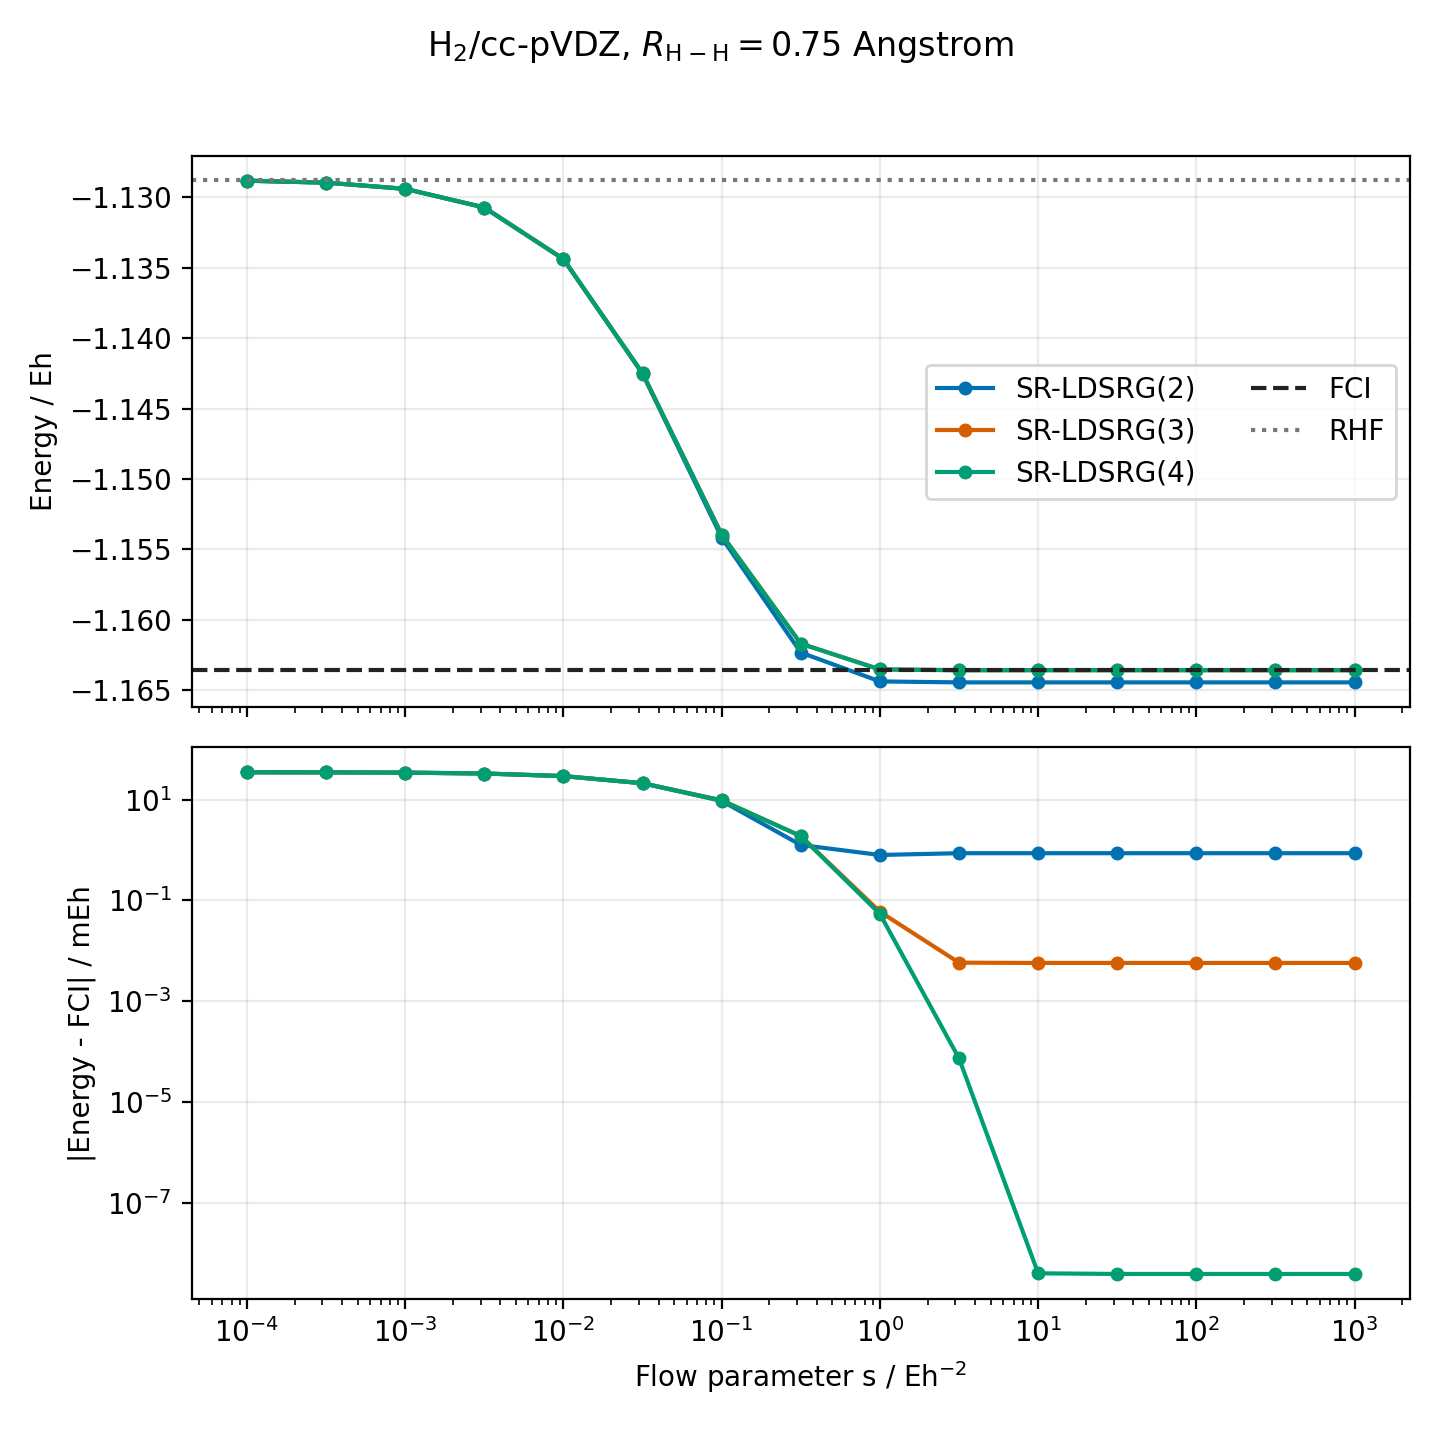

Generate this figure with Python:
"""Sweep the SR-LDSRG(n) flow parameter for H2/cc-pVDZ."""

from __future__ import annotations

import argparse
import json
import os
import tempfile
import time
from pathlib import Path

os.environ.setdefault(
    "MPLCONFIGDIR", str(Path(tempfile.gettempdir()) / "forte2-matplotlib")
)
os.environ.setdefault(
    "XDG_CACHE_HOME", str(Path(tempfile.gettempdir()) / "forte2-cache")
)

import matplotlib

matplotlib.use("Agg")
import matplotlib.pyplot as plt

try:
    from experiments import dsrg_hchain_benchmark as benchmark
except ModuleNotFoundError:
    import dsrg_hchain_benchmark as benchmark


BASIS = "cc-pVDZ"
BOND_LENGTH = 0.75
DEFAULT_EXPONENTS = tuple(-4.0 + 0.5 * index for index in range(15))
DEFAULT_RANKS = (2, 3, 4)


def now_s() -> str:
    return time.strftime("%Y-%m-%d %H:%M:%S")


def initialize_results(args) -> dict:
    return {
        "metadata": {
            "created_at": now_s(),
            "updated_at": now_s(),
            "system": "H2",
            "bond_length_angstrom": args.bond_length,
            "geometry": f"H 0 0 0; H 0 0 {args.bond_length} Angstrom",
            "basis": BASIS,
            "method": "determinant-normal-ordered SR-LDSRG(n)",
            "ranks": list(args.ranks),
            "flow_exponents": list(args.exponents),
            "flow_values": [10.0**exponent for exponent in args.exponents],
            "e_tol": args.e_tol,
            "r_tol": args.r_tol,
            "max_iter": args.max_iter,
            "case_timeout_s": args.case_timeout,
            "diis": {
                "enabled": not args.no_diis,
                "start": args.diis_start,
                "nvec": args.diis_nvec,
                "min": args.diis_min,
            },
        },
        "cases": [],
    }


def load_results(path: Path, args) -> dict:
    if not path.exists():
        return initialize_results(args)
    results = json.loads(path.read_text())
    metadata = results.get("metadata", {})
    if metadata.get("basis") != BASIS or metadata.get("system") != "H2":
        raise ValueError(f"{path} contains results for a different system")
    stored_bond_length = metadata.get("bond_length_angstrom", BOND_LENGTH)
    if abs(stored_bond_length - args.bond_length) > 1.0e-12:
        raise ValueError(
            f"{path} contains results for bond length {stored_bond_length} Angstrom"
        )
    return results


def save_results(path: Path, results: dict) -> None:
    path.parent.mkdir(parents=True, exist_ok=True)
    temporary = path.with_suffix(path.suffix + ".tmp")
    temporary.write_text(json.dumps(results, indent=2, sort_keys=True) + "\n")
    temporary.replace(path)


def case_key(row: dict) -> tuple[int | None, float | None]:
    return row.get("rank"), row.get("flow_exponent")


def run_sweep(args) -> dict:
    output = Path(args.output)
    results = load_results(output, args)
    completed = {
        case_key(row)
        for row in results["cases"]
        if row.get("status") == "ok" and not args.rerun
    }

    benchmark.BASIS = BASIS
    for rank in args.ranks:
        for exponent in args.exponents:
            key = (rank, exponent)
            if key in completed:
                print(f"SKIP SR-LDSRG({rank}) N={exponent:+.1f}", flush=True)
                continue

            flow_param = 10.0**exponent
            print(
                f"START {now_s()} SR-LDSRG({rank}) "
                f"N={exponent:+.1f} s={flow_param:.8g}",
                flush=True,
            )
            case_args = (
                2,
                args.bond_length,
                rank,
                flow_param,
                args.e_tol,
                args.r_tol,
                args.max_iter,
                not args.no_diis,
                args.diis_start,
                args.diis_nvec,
                args.diis_min,
            )
            row = benchmark.run_case_with_timeout(case_args, args.case_timeout)
            row["flow_exponent"] = exponent
            row["completed_at"] = now_s()
            results["cases"] = [
                old_row for old_row in results["cases"] if case_key(old_row) != key
            ]
            results["cases"].append(row)
            results["metadata"]["updated_at"] = now_s()
            save_results(output, results)

            energy = row.get("dsrg_energy")
            energy_text = "n/a" if energy is None else f"{energy:.15f}"
            print(
                f"DONE status={row['status']} E={energy_text} "
                f"iterations={row.get('iterations', 'n/a')} "
                f"solve_s={row.get('solve_s', row.get('elapsed_s', 0.0)):.2f}",
                flush=True,
            )
    return results


def plot_results(results: dict, path: Path) -> None:
    successful = [row for row in results["cases"] if row.get("status") == "ok"]
    if not successful:
        raise RuntimeError("No converged results are available to plot")

    references = successful[0]
    rhf_energy = references["rhf_energy"]
    fci_energy = references["fci"]["energy"]
    colors = {2: "#0072B2", 3: "#D55E00", 4: "#009E73"}

    figure, (energy_axis, error_axis) = plt.subplots(
        2, 1, figsize=(7.2, 7.2), sharex=True
    )
    for rank in sorted({row["rank"] for row in successful}):
        rows = sorted(
            (row for row in successful if row["rank"] == rank),
            key=lambda row: row["flow_param"],
        )
        flow_values = [row["flow_param"] for row in rows]
        energies = [row["dsrg_energy"] for row in rows]
        label = f"SR-LDSRG({rank})"
        color = colors.get(rank)
        energy_axis.plot(
            flow_values, energies, marker="o", markersize=4, label=label, color=color
        )
        error_axis.plot(
            flow_values,
            [abs(energy - fci_energy) * 1000.0 for energy in energies],
            marker="o",
            markersize=4,
            label=label,
            color=color,
        )

    energy_axis.axhline(fci_energy, color="#222222", linestyle="--", label="FCI")
    energy_axis.axhline(rhf_energy, color="#777777", linestyle=":", label="RHF")
    energy_axis.set_ylabel("Energy / Eh")
    error_axis.set_ylabel("|Energy - FCI| / mEh")
    error_axis.set_xlabel("Flow parameter s / Eh$^{-2}$")
    error_axis.set_xscale("log")
    error_axis.set_yscale("log")
    energy_axis.grid(True, alpha=0.25)
    error_axis.grid(True, alpha=0.25)
    energy_axis.legend(ncol=2)
    bond_length = results["metadata"].get("bond_length_angstrom", BOND_LENGTH)
    figure.suptitle(
        rf"H$_2$/cc-pVDZ, $R_{{\mathrm{{H-H}}}}={bond_length:.2f}$ Angstrom",
        y=0.98,
    )
    figure.tight_layout(rect=(0.0, 0.0, 1.0, 0.96))

    path.parent.mkdir(parents=True, exist_ok=True)
    figure.savefig(path, dpi=200)
    plt.close(figure)


def parse_args():
    parser = argparse.ArgumentParser(description=__doc__)
    parser.add_argument(
        "--output", default="experiments/h2_ccpvdz_sr_dsrg_sweep_results.json"
    )
    parser.add_argument("--plot", default="experiments/h2_ccpvdz_sr_dsrg_sweep.png")
    parser.add_argument("--ranks", nargs="+", type=int, default=DEFAULT_RANKS)
    parser.add_argument("--exponents", nargs="+", type=float, default=DEFAULT_EXPONENTS)
    parser.add_argument("--bond-length", type=float, default=BOND_LENGTH)
    parser.add_argument("--e-tol", type=float, default=1.0e-10)
    parser.add_argument("--r-tol", type=float, default=1.0e-5)
    parser.add_argument("--max-iter", type=int, default=80)
    parser.add_argument("--case-timeout", type=float, default=600.0)
    parser.add_argument("--no-diis", action="store_true")
    parser.add_argument("--diis-start", type=int, default=3)
    parser.add_argument("--diis-nvec", type=int, default=8)
    parser.add_argument("--diis-min", type=int, default=3)
    parser.add_argument("--rerun", action="store_true")
    parser.add_argument("--plot-only", action="store_true")
    return parser.parse_args()


def main() -> None:
    args = parse_args()
    if args.plot_only:
        results = load_results(Path(args.output), args)
    else:
        results = run_sweep(args)
    plot_results(results, Path(args.plot))
    print(f"WROTE {args.output}", flush=True)
    print(f"WROTE {args.plot}", flush=True)


if __name__ == "__main__":
    main()
